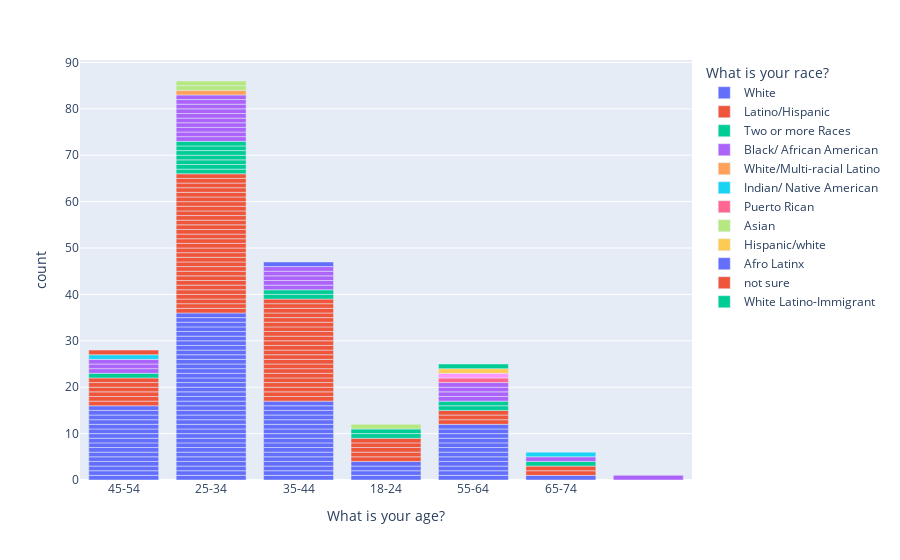

Write notebook code for a chart like this one.
### Code cell
for bar in ["plotly_dark"]:
    fig = px.bar(dei, x="What is your age?", color="What is your race? ")
    fig.show()

### Figure 1 — Plotly figure (JSON) as saved in the notebook; plotly's stock layout.template omitted (floating-point values rounded to 4 significant figures)
{"data": [{"alignmentgroup": "True", "hovertemplate": "What is your race? =White<br>What is your age?=%{x}<br>count=%{y}<extra></extra>", "legendgroup": "White", "marker": {"color": "#636efa"}, "name": "White", "offsetgroup": "White", "orientation": "v", "showlegend": true, "textposition": "auto", "type": "bar", "x": ["45-54", "25-34", "45-54", "25-34", "25-34", "35-44", "25-34", "18-24", "45-54", "55-64", "25-34", "35-44", "25-34", "35-44", "25-34", "55-64", "25-34", "25-34", "25-34", "25-34", "35-44", "18-24", "25-34", "25-34", "25-34", "45-54", "45-54", "25-34", "35-44", "55-64", "25-34", "45-54", "35-44", "45-54", "25-34", "25-34", "55-64", "35-44", "35-44", "65-74", "25-34", "55-64", "35-44", "25-34", "45-54", "25-34", "55-64", "25-34", "45-54", "18-24", "25-34", "45-54", "45-54", "25-34", "55-64", "45-54", "35-44", "35-44", "35-44", "25-34", "25-34", "25-34", "25-34", "25-34", "25-34", "18-24", "45-54", "25-34", "55-64", "35-44", "25-34", "25-34", "35-44", "55-64", "55-64", "55-64", "25-34", "45-54", "35-44", "55-64", "25-34", "45-54", "35-44", "25-34", "45-54", "35-44"], "xaxis": "x", "y": [1, 1, 1, 1, 1, 1, 1, 1, 1, 1, 1, 1, 1, 1, 1, 1, 1, 1, 1, 1, 1, 1, 1, 1, 1, 1, 1, 1, 1, 1, 1, 1, 1, 1, 1, 1, 1, 1, 1, 1, 1, 1, 1, 1, 1, 1, 1, 1, 1, 1, 1, 1, 1, 1, 1, 1, 1, 1, 1, 1, 1, 1, 1, 1, 1, 1, 1, 1, 1, 1, 1, 1, 1, 1, 1, 1, 1, 1, 1, 1, 1, 1, 1, 1, 1, 1], "yaxis": "y"}, {"alignmentgroup": "True", "hovertemplate": "What is your race? =Latino/Hispanic<br>What is your age?=%{x}<br>count=%{y}<extra></extra>", "legendgroup": "Latino/Hispanic", "marker": {"color": "#EF553B"}, "name": "Latino/Hispanic", "offsetgroup": "Latino/Hispanic", "orientation": "v", "showlegend": true, "textposition": "auto", "type": "bar", "x": ["25-34", "18-24", "18-24", "25-34", "25-34", "18-24", "25-34", "55-64", "55-64", "25-34", "35-44", "45-54", "35-44", "25-34", "65-74", "25-34", "25-34", "35-44", "35-44", "35-44", "45-54", "25-34", "35-44", "35-44", "25-34", "25-34", "35-44", "35-44", "25-34", "25-34", "25-34", "45-54", "45-54", "35-44", "35-44", "25-34", "25-34", "45-54", "65-74", "35-44", "55-64", "35-44", "35-44", "25-34", "25-34", "35-44", "45-54", "25-34", "35-44", "25-34", "35-44", "35-44", "25-34", "35-44", "25-34", "25-34", "25-34", "35-44", "25-34", "25-34", "35-44", "18-24", "18-24", "25-34", "25-34", "25-34", "25-34", "35-44"], "xaxis": "x", "y": [1, 1, 1, 1, 1, 1, 1, 1, 1, 1, 1, 1, 1, 1, 1, 1, 1, 1, 1, 1, 1, 1, 1, 1, 1, 1, 1, 1, 1, 1, 1, 1, 1, 1, 1, 1, 1, 1, 1, 1, 1, 1, 1, 1, 1, 1, 1, 1, 1, 1, 1, 1, 1, 1, 1, 1, 1, 1, 1, 1, 1, 1, 1, 1, 1, 1, 1, 1], "yaxis": "y"}, {"alignmentgroup": "True", "hovertemplate": "What is your race? =Two or more Races<br>What is your age?=%{x}<br>count=%{y}<extra></extra>", "legendgroup": "Two or more Races", "marker": {"color": "#00cc96"}, "name": "Two or more Races", "offsetgroup": "Two or more Races", "orientation": "v", "showlegend": true, "textposition": "auto", "type": "bar", "x": ["55-64", "45-54", "55-64", "65-74", "25-34", "35-44", "25-34", "18-24", "18-24", "35-44", "25-34", "25-34", "25-34", "25-34", "25-34"], "xaxis": "x", "y": [1, 1, 1, 1, 1, 1, 1, 1, 1, 1, 1, 1, 1, 1, 1], "yaxis": "y"}, {"alignmentgroup": "True", "hovertemplate": "What is your race? =Black/ African American<br>What is your age?=%{x}<br>count=%{y}<extra></extra>", "legendgroup": "Black/ African American", "marker": {"color": "#ab63fa"}, "name": "Black/ African American", "offsetgroup": "Black/ African American", "orientation": "v", "showlegend": true, "textposition": "auto", "type": "bar", "x": ["25-34", "25-34", "25-34", "65-74", "35-44", "35-44", "25-34", "45-54", "35-44", "25-34", "55-64", "25-34", "45-54", "25-34", "55-64", "", "45-54", "25-34", "35-44", "55-64", "25-34", "35-44", "25-34", "55-64"], "xaxis": "x", "y": [1, 1, 1, 1, 1, 1, 1, 1, 1, 1, 1, 1, 1, 1, 1, 1, 1, 1, 1, 1, 1, 1, 1, 1], "yaxis": "y"}, {"alignmentgroup": "True", "hovertemplate": "What is your race? =White/Multi-racial Latino <br>What is your age?=%{x}<br>count=%{y}<extra></extra>", "legendgroup": "White/Multi-racial Latino ", "marker": {"color": "#FFA15A"}, "name": "White/Multi-racial Latino ", "offsetgroup": "White/Multi-racial Latino ", "orientation": "v", "showlegend": true, "textposition": "auto", "type": "bar", "x": ["25-34"], "xaxis": "x", "y": [1], "yaxis": "y"}, {"alignmentgroup": "True", "hovertemplate": "What is your race? =Indian/ Native American<br>What is your age?=%{x}<br>count=%{y}<extra></extra>", "legendgroup": "Indian/ Native American", "marker": {"color": "#19d3f3"}, "name": "Indian/ Native American", "offsetgroup": "Indian/ Native American", "orientation": "v", "showlegend": true, "textposition": "auto", "type": "bar", "x": ["65-74", "45-54"], "xaxis": "x", "y": [1, 1], "yaxis": "y"}, {"alignmentgroup": "True", "hovertemplate": "What is your race? =Puerto Rican<br>What is your age?=%{x}<br>count=%{y}<extra></extra>", "legendgroup": "Puerto Rican", "marker": {"color": "#FF6692"}, "name": "Puerto Rican", "offsetgroup": "Puerto Rican", "orientation": "v", "showlegend": true, "textposition": "auto", "type": "bar", "x": ["55-64"], "xaxis": "x", "y": [1], "yaxis": "y"}, {"alignmentgroup": "True", "hovertemplate": "What is your race? =Asian<br>What is your age?=%{x}<br>count=%{y}<extra></extra>", "legendgroup": "Asian", "marker": {"color": "#B6E880"}, "name": "Asian", "offsetgroup": "Asian", "orientation": "v", "showlegend": true, "textposition": "auto", "type": "bar", "x": ["18-24", "25-34", "25-34"], "xaxis": "x", "y": [1, 1, 1], "yaxis": "y"}, {"alignmentgroup": "True", "hovertemplate": "What is your race? =<br>What is your age?=%{x}<br>count=%{y}<extra></extra>", "legendgroup": "", "marker": {"color": "#FF97FF"}, "name": "", "offsetgroup": "", "orientation": "v", "showlegend": false, "textposition": "auto", "type": "bar", "x": ["55-64"], "xaxis": "x", "y": [1], "yaxis": "y"}, {"alignmentgroup": "True", "hovertemplate": "What is your race? =Hispanic/white<br>What is your age?=%{x}<br>count=%{y}<extra></extra>", "legendgroup": "Hispanic/white", "marker": {"color": "#FECB52"}, "name": "Hispanic/white", "offsetgroup": "Hispanic/white", "orientation": "v", "showlegend": true, "textposition": "auto", "type": "bar", "x": ["55-64"], "xaxis": "x", "y": [1], "yaxis": "y"}, {"alignmentgroup": "True", "hovertemplate": "What is your race? =Afro Latinx<br>What is your age?=%{x}<br>count=%{y}<extra></extra>", "legendgroup": "Afro Latinx", "marker": {"color": "#636efa"}, "name": "Afro Latinx", "offsetgroup": "Afro Latinx", "orientation": "v", "showlegend": true, "textposition": "auto", "type": "bar", "x": ["35-44"], "xaxis": "x", "y": [1], "yaxis": "y"}, {"alignmentgroup": "True", "hovertemplate": "What is your race? =not sure<br>What is your age?=%{x}<br>count=%{y}<extra></extra>", "legendgroup": "not sure", "marker": {"color": "#EF553B"}, "name": "not sure", "offsetgroup": "not sure", "orientation": "v", "showlegend": true, "textposition": "auto", "type": "bar", "x": ["45-54"], "xaxis": "x", "y": [1], "yaxis": "y"}, {"alignmentgroup": "True", "hovertemplate": "What is your race? =White Latino-Immigrant<br>What is your age?=%{x}<br>count=%{y}<extra></extra>", "legendgroup": "White Latino-Immigrant", "marker": {"color": "#00cc96"}, "name": "White Latino-Immigrant", "offsetgroup": "White Latino-Immigrant", "orientation": "v", "showlegend": true, "textposition": "auto", "type": "bar", "x": ["55-64"], "xaxis": "x", "y": [1], "yaxis": "y"}], "layout": {"barmode": "relative", "legend": {"title": {"text": "What is your race? "}, "tracegroupgap": 0}, "margin": {"t": 60}, "xaxis": {"anchor": "y", "domain": [0, 1], "title": {"text": "What is your age?"}}, "yaxis": {"anchor": "x", "domain": [0, 1], "title": {"text": "count"}}}}
